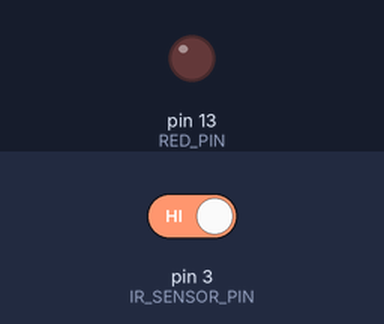
Recording of a sketch running on a simulated Arduino Uno, built with avr-gcc and run on an emulated ATmega328P. Shown: output pins drawn as LEDs (lit = HIGH). Inputs (shaded band) come from the test bench; at power-on: pin 3 (IR_SENSOR_PIN) HIGH.

Above: at 1.2 s.
1.3 s: pin 3 (IR_SENSOR_PIN) driven LOW
At 1.9 s:
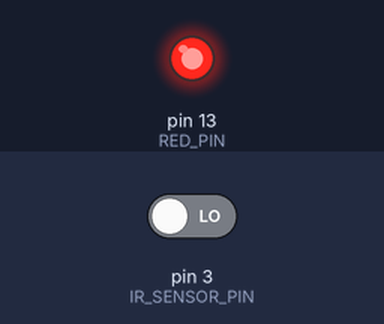
2.8 s: pin 3 (IR_SENSOR_PIN) driven HIGH
At 4.2 s:
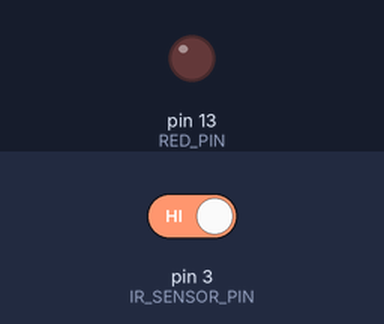
Timing chart, 0 to 5.8 s (numbered marks = the images above; inputs shaded):
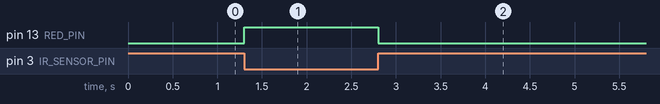

Measured:
- after the input at 1.3 s, pin 13 (RED_PIN): LOW → HIGH at once
- after the input at 2.8 s, pin 13 (RED_PIN): HIGH → LOW at once

The sketch:

36_infra_red_sensor.ino
```cpp
#define BROAD_RATE 9600
const int RED_PIN = 13;
const int IR_SENSOR_PIN = 3;
void setup() {
  Serial.begin(BROAD_RATE);
  pinMode(RED_PIN, OUTPUT);
  pinMode(IR_SENSOR_PIN, INPUT);
}

void loop() {
  if (digitalRead(IR_SENSOR_PIN) == LOW) {
    digitalWrite(RED_PIN, HIGH);
    delay(100);
  } else {
    digitalWrite(RED_PIN, LOW);
    delay(100);
  }
}
```
